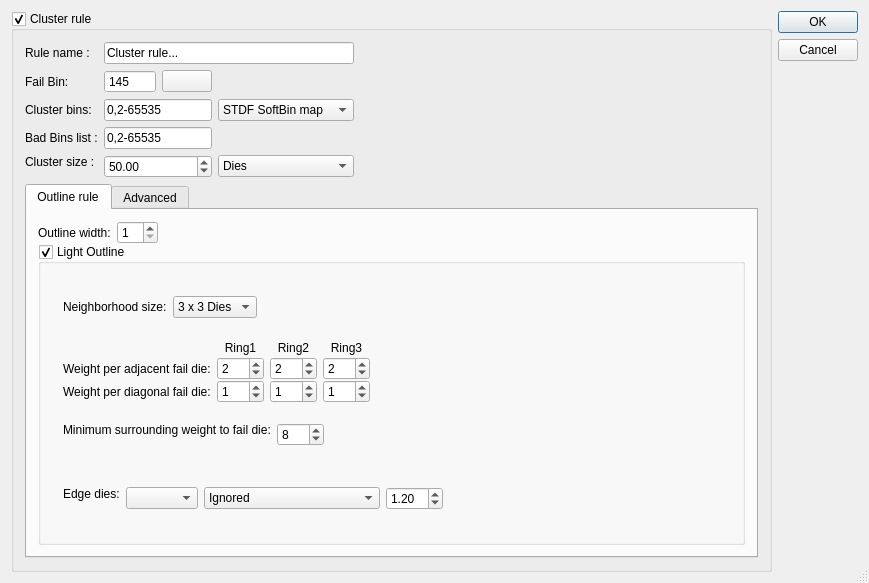
<?xml version="1.0" encoding="UTF-8"?>
<ui version="4.0">
 <class>ClusterDefinitionDialogBase</class>
 <widget class="QDialog" name="ClusterDefinitionDialogBase">
  <property name="geometry">
   <rect>
    <x>0</x>
    <y>0</y>
    <width>869</width>
    <height>583</height>
   </rect>
  </property>
  <property name="windowTitle">
   <string>Cluster definition</string>
  </property>
  <property name="windowIcon">
   <iconset resource="gex.qrc">
    <normaloff>:/gex/icons/gex_application_48x48.png</normaloff>:/gex/icons/gex_application_48x48.png</iconset>
  </property>
  <property name="autoFillBackground">
   <bool>true</bool>
  </property>
  <property name="sizeGripEnabled">
   <bool>true</bool>
  </property>
  <layout class="QGridLayout" name="gridLayout_4">
   <item row="2" column="1">
    <spacer name="verticalSpacer">
     <property name="orientation">
      <enum>Qt::Vertical</enum>
     </property>
     <property name="sizeHint" stdset="0">
      <size>
       <width>20</width>
       <height>479</height>
      </size>
     </property>
    </spacer>
   </item>
   <item row="0" column="1">
    <widget class="QPushButton" name="pushButtonOk">
     <property name="maximumSize">
      <size>
       <width>16777215</width>
       <height>16777215</height>
      </size>
     </property>
     <property name="text">
      <string>OK</string>
     </property>
     <property name="default">
      <bool>true</bool>
     </property>
    </widget>
   </item>
   <item row="1" column="1">
    <widget class="QPushButton" name="pushButtonCancel">
     <property name="maximumSize">
      <size>
       <width>16777215</width>
       <height>16777215</height>
      </size>
     </property>
     <property name="text">
      <string>Cancel</string>
     </property>
    </widget>
   </item>
   <item row="0" column="0" rowspan="3">
    <widget class="QGroupBox" name="groupBoxCluster">
     <property name="toolTip">
      <string>Enable/Disable rule</string>
     </property>
     <property name="title">
      <string>Cluster rule</string>
     </property>
     <property name="checkable">
      <bool>true</bool>
     </property>
     <layout class="QGridLayout" name="gridLayout_3">
      <item row="0" column="0">
       <widget class="QLabel" name="textLabel2_2_2_2_2_2_2_2_4">
        <property name="maximumSize">
         <size>
          <width>32767</width>
          <height>32767</height>
         </size>
        </property>
        <property name="text">
         <string>Rule name :</string>
        </property>
        <property name="alignment">
         <set>Qt::AlignVCenter</set>
        </property>
        <property name="wordWrap">
         <bool>true</bool>
        </property>
       </widget>
      </item>
      <item row="1" column="0">
       <widget class="QLabel" name="textLabel2_2_2_2_2_2_2_2_8">
        <property name="maximumSize">
         <size>
          <width>32767</width>
          <height>32767</height>
         </size>
        </property>
        <property name="text">
         <string>Fail Bin:</string>
        </property>
        <property name="alignment">
         <set>Qt::AlignLeading|Qt::AlignLeft|Qt::AlignVCenter</set>
        </property>
        <property name="wordWrap">
         <bool>true</bool>
        </property>
       </widget>
      </item>
      <item row="1" column="1">
       <widget class="QSpinBox" name="spinBoxFailBin">
        <property name="buttonSymbols">
         <enum>QAbstractSpinBox::NoButtons</enum>
        </property>
        <property name="maximum">
         <number>65535</number>
        </property>
        <property name="value">
         <number>145</number>
        </property>
       </widget>
      </item>
      <item row="1" column="2">
       <widget class="GColorPushButton" name="pushButtonFailBinColor">
        <property name="maximumSize">
         <size>
          <width>50</width>
          <height>16777215</height>
         </size>
        </property>
        <property name="toolTip">
         <string>Define the Bin color assigned to good bins in contact with bad clusters</string>
        </property>
        <property name="text">
         <string/>
        </property>
        <property name="autoDefault">
         <bool>false</bool>
        </property>
       </widget>
      </item>
      <item row="2" column="0">
       <widget class="QLabel" name="textLabel2_2_2_2_2_2_2_2_3">
        <property name="maximumSize">
         <size>
          <width>32767</width>
          <height>32767</height>
         </size>
        </property>
        <property name="text">
         <string>Cluster bins:</string>
        </property>
        <property name="alignment">
         <set>Qt::AlignVCenter</set>
        </property>
        <property name="wordWrap">
         <bool>true</bool>
        </property>
       </widget>
      </item>
      <item row="2" column="1" colspan="2">
       <widget class="QLineEdit" name="lineEditBadBinIdentifyList">
        <property name="toolTip">
         <string>Define list of bad bins defining a bad cluster</string>
        </property>
        <property name="text">
         <string>0,2-65535</string>
        </property>
       </widget>
      </item>
      <item row="2" column="3">
       <widget class="QComboBox" name="comboBox_ClusterBinSource">
        <property name="toolTip">
         <string>Map source (Working over Softbin or Hardbin,...)</string>
        </property>
        <item>
         <property name="text">
          <string>STDF SoftBin map</string>
         </property>
        </item>
        <item>
         <property name="text">
          <string>STDF HardBin map</string>
         </property>
        </item>
        <item>
         <property name="text">
          <string>External map</string>
         </property>
        </item>
       </widget>
      </item>
      <item row="2" column="4">
       <spacer name="horizontalSpacer_4">
        <property name="orientation">
         <enum>Qt::Horizontal</enum>
        </property>
        <property name="sizeHint" stdset="0">
         <size>
          <width>40</width>
          <height>20</height>
         </size>
        </property>
       </spacer>
      </item>
      <item row="3" column="0">
       <widget class="QLabel" name="textLabel2_2_2_2_2_2_2_2_7">
        <property name="maximumSize">
         <size>
          <width>32767</width>
          <height>32767</height>
         </size>
        </property>
        <property name="text">
         <string>Bad Bins list :</string>
        </property>
        <property name="alignment">
         <set>Qt::AlignVCenter</set>
        </property>
        <property name="wordWrap">
         <bool>true</bool>
        </property>
       </widget>
      </item>
      <item row="3" column="1" colspan="2">
       <widget class="QLineEdit" name="lineEditBadBinInkingList">
        <property name="toolTip">
         <string>Define list of bad bins (cluster &amp; neighborhood)</string>
        </property>
        <property name="text">
         <string>0,2-65535</string>
        </property>
       </widget>
      </item>
      <item row="4" column="0">
       <widget class="QLabel" name="TextLabelNewUser">
        <property name="text">
         <string>Cluster size :</string>
        </property>
        <property name="alignment">
         <set>Qt::AlignTop</set>
        </property>
        <property name="wordWrap">
         <bool>true</bool>
        </property>
       </widget>
      </item>
      <item row="4" column="1" colspan="2">
       <widget class="QDoubleSpinBox" name="doubleSpinBoxClusterSize">
        <property name="maximum">
         <double>10000.000000000000000</double>
        </property>
        <property name="value">
         <double>50.000000000000000</double>
        </property>
       </widget>
      </item>
      <item row="4" column="3">
       <widget class="QComboBox" name="comboBoxClusterSizeType">
        <item>
         <property name="text">
          <string>Dies</string>
         </property>
        </item>
        <item>
         <property name="text">
          <string>% of gross die</string>
         </property>
        </item>
       </widget>
      </item>
      <item row="4" column="4">
       <spacer name="horizontalSpacer_5">
        <property name="orientation">
         <enum>Qt::Horizontal</enum>
        </property>
        <property name="sizeHint" stdset="0">
         <size>
          <width>40</width>
          <height>20</height>
         </size>
        </property>
       </spacer>
      </item>
      <item row="5" column="0" colspan="5">
       <widget class="QTabWidget" name="tabWidget">
        <property name="currentIndex">
         <number>0</number>
        </property>
        <widget class="QWidget" name="tab_2">
         <attribute name="title">
          <string>Outline rule</string>
         </attribute>
         <layout class="QGridLayout" name="gridLayout_5">
          <property name="verticalSpacing">
           <number>0</number>
          </property>
          <item row="0" column="0">
           <widget class="QLabel" name="textLabel2_2_2_2_2_2_2_2_5">
            <property name="maximumSize">
             <size>
              <width>32767</width>
              <height>32767</height>
             </size>
            </property>
            <property name="text">
             <string>Outline width:</string>
            </property>
            <property name="alignment">
             <set>Qt::AlignVCenter</set>
            </property>
            <property name="wordWrap">
             <bool>true</bool>
            </property>
           </widget>
          </item>
          <item row="0" column="1">
           <widget class="QSpinBox" name="spinBoxClusteringOutlineWidth">
            <property name="toolTip">
             <string>Outline width (rings of good dies to reject) around the identified clusters</string>
            </property>
            <property name="minimum">
             <number>1</number>
            </property>
            <property name="value">
             <number>1</number>
            </property>
           </widget>
          </item>
          <item row="0" column="2">
           <spacer name="horizontalSpacer_2">
            <property name="orientation">
             <enum>Qt::Horizontal</enum>
            </property>
            <property name="sizeHint" stdset="0">
             <size>
              <width>40</width>
              <height>20</height>
             </size>
            </property>
           </spacer>
          </item>
          <item row="1" column="0" colspan="3">
           <widget class="QGroupBox" name="groupBoxLightOutline">
            <property name="toolTip">
             <string>Enabled/Disable light-outline...</string>
            </property>
            <property name="title">
             <string>Light Outline</string>
            </property>
            <property name="checkable">
             <bool>true</bool>
            </property>
            <layout class="QGridLayout" name="gridLayout" columnstretch="100,0,0,0,0">
             <property name="verticalSpacing">
              <number>0</number>
             </property>
             <item row="1" column="4">
              <widget class="QLabel" name="label">
               <property name="toolTip">
                <string>Overview of the rings analyzed on wafer</string>
               </property>
               <property name="text">
                <string/>
               </property>
               <property name="pixmap">
                <pixmap resource="gex.qrc">:/gex/icons/pat_cluster_R1R2R3.png</pixmap>
               </property>
              </widget>
             </item>
             <item row="1" column="0" colspan="4">
              <widget class="QFrame" name="frame">
               <property name="frameShape">
                <enum>QFrame::NoFrame</enum>
               </property>
               <property name="frameShadow">
                <enum>QFrame::Raised</enum>
               </property>
               <layout class="QGridLayout" name="gridLayout_6">
                <property name="topMargin">
                 <number>0</number>
                </property>
                <property name="bottomMargin">
                 <number>0</number>
                </property>
                <property name="verticalSpacing">
                 <number>0</number>
                </property>
                <item row="3" column="1" colspan="2">
                 <widget class="QSpinBox" name="spinBoxBadClusterWeightDiagonal_R1">
                  <property name="toolTip">
                   <string>Weight assigned to failing diagonal dies (non-adjacent) on Ring1</string>
                  </property>
                  <property name="minimum">
                   <number>0</number>
                  </property>
                  <property name="maximum">
                   <number>100</number>
                  </property>
                  <property name="value">
                   <number>1</number>
                  </property>
                 </widget>
                </item>
                <item row="2" column="5">
                 <widget class="QSpinBox" name="spinBoxBadClusterWeightAdjacent_R3">
                  <property name="toolTip">
                   <string>Weight assigned to failing adjacent dies on Ring3</string>
                  </property>
                  <property name="minimum">
                   <number>0</number>
                  </property>
                  <property name="maximum">
                   <number>100</number>
                  </property>
                  <property name="value">
                   <number>2</number>
                  </property>
                 </widget>
                </item>
                <item row="2" column="3" colspan="2">
                 <widget class="QSpinBox" name="spinBoxBadClusterWeightAdjacent_R2">
                  <property name="toolTip">
                   <string>Weight assigned to failing adjacent dies on Ring2</string>
                  </property>
                  <property name="minimum">
                   <number>0</number>
                  </property>
                  <property name="maximum">
                   <number>100</number>
                  </property>
                  <property name="value">
                   <number>2</number>
                  </property>
                 </widget>
                </item>
                <item row="3" column="3" colspan="2">
                 <widget class="QSpinBox" name="spinBoxBadClusterWeightDiagonal_R2">
                  <property name="toolTip">
                   <string>Weight assigned to failing diagonal dies (non-adjacent) on Ring2</string>
                  </property>
                  <property name="minimum">
                   <number>0</number>
                  </property>
                  <property name="maximum">
                   <number>100</number>
                  </property>
                  <property name="value">
                   <number>1</number>
                  </property>
                 </widget>
                </item>
                <item row="3" column="0">
                 <widget class="QLabel" name="textLabel2_2_2_2_6">
                  <property name="maximumSize">
                   <size>
                    <width>32767</width>
                    <height>32767</height>
                   </size>
                  </property>
                  <property name="text">
                   <string>Weight per diagonal fail die:</string>
                  </property>
                  <property name="alignment">
                   <set>Qt::AlignVCenter</set>
                  </property>
                  <property name="wordWrap">
                   <bool>true</bool>
                  </property>
                 </widget>
                </item>
                <item row="2" column="1" colspan="2">
                 <widget class="QSpinBox" name="spinBoxBadClusterWeightAdjacent_R1">
                  <property name="toolTip">
                   <string>Weight assigned to failing adjacent dies on Ring1</string>
                  </property>
                  <property name="minimum">
                   <number>0</number>
                  </property>
                  <property name="maximum">
                   <number>100</number>
                  </property>
                  <property name="value">
                   <number>2</number>
                  </property>
                 </widget>
                </item>
                <item row="2" column="0">
                 <widget class="QLabel" name="textLabel2_2_2_2_5">
                  <property name="maximumSize">
                   <size>
                    <width>32767</width>
                    <height>32767</height>
                   </size>
                  </property>
                  <property name="text">
                   <string>Weight per adjacent fail die:</string>
                  </property>
                  <property name="alignment">
                   <set>Qt::AlignVCenter</set>
                  </property>
                  <property name="wordWrap">
                   <bool>false</bool>
                  </property>
                 </widget>
                </item>
                <item row="3" column="5">
                 <widget class="QSpinBox" name="spinBoxBadClusterWeightDiagonal_R3">
                  <property name="toolTip">
                   <string>Weight assigned to failing diagonal dies (non-adjacent) on Ring3</string>
                  </property>
                  <property name="minimum">
                   <number>0</number>
                  </property>
                  <property name="maximum">
                   <number>100</number>
                  </property>
                  <property name="value">
                   <number>1</number>
                  </property>
                 </widget>
                </item>
                <item row="0" column="3" colspan="2">
                 <widget class="QLabel" name="textLabel_Ring2">
                  <property name="maximumSize">
                   <size>
                    <width>32767</width>
                    <height>32767</height>
                   </size>
                  </property>
                  <property name="text">
                   <string>Ring2</string>
                  </property>
                  <property name="alignment">
                   <set>Qt::AlignCenter</set>
                  </property>
                  <property name="wordWrap">
                   <bool>true</bool>
                  </property>
                 </widget>
                </item>
                <item row="0" column="5">
                 <widget class="QLabel" name="textLabel_Ring3">
                  <property name="maximumSize">
                   <size>
                    <width>32767</width>
                    <height>32767</height>
                   </size>
                  </property>
                  <property name="text">
                   <string>Ring3</string>
                  </property>
                  <property name="alignment">
                   <set>Qt::AlignCenter</set>
                  </property>
                  <property name="wordWrap">
                   <bool>true</bool>
                  </property>
                 </widget>
                </item>
                <item row="0" column="1" colspan="2">
                 <widget class="QLabel" name="textLabel_Ring1">
                  <property name="maximumSize">
                   <size>
                    <width>32767</width>
                    <height>21</height>
                   </size>
                  </property>
                  <property name="text">
                   <string>Ring1</string>
                  </property>
                  <property name="alignment">
                   <set>Qt::AlignCenter</set>
                  </property>
                  <property name="wordWrap">
                   <bool>true</bool>
                  </property>
                 </widget>
                </item>
                <item row="2" column="6">
                 <spacer name="horizontalSpacer_3">
                  <property name="orientation">
                   <enum>Qt::Horizontal</enum>
                  </property>
                  <property name="sizeHint" stdset="0">
                   <size>
                    <width>40</width>
                    <height>20</height>
                   </size>
                  </property>
                 </spacer>
                </item>
               </layout>
              </widget>
             </item>
             <item row="5" column="0" colspan="4">
              <widget class="QFrame" name="frame_3">
               <property name="frameShape">
                <enum>QFrame::NoFrame</enum>
               </property>
               <property name="frameShadow">
                <enum>QFrame::Raised</enum>
               </property>
               <layout class="QGridLayout" name="gridLayout_8">
                <property name="topMargin">
                 <number>0</number>
                </property>
                <property name="bottomMargin">
                 <number>0</number>
                </property>
                <item row="0" column="2">
                 <widget class="QComboBox" name="comboBoxWeightingEdgeDies">
                  <property name="toolTip">
                   <string>How to handle border dies...</string>
                  </property>
                  <item>
                   <property name="text">
                    <string>Ignored</string>
                   </property>
                  </item>
                  <item>
                   <property name="text">
                    <string>Considered Good</string>
                   </property>
                  </item>
                  <item>
                   <property name="text">
                    <string>Considered Bad</string>
                   </property>
                  </item>
                  <item>
                   <property name="text">
                    <string>Scale computed weight by:</string>
                   </property>
                  </item>
                 </widget>
                </item>
                <item row="0" column="3">
                 <widget class="QDoubleSpinBox" name="doubleSpinBoxWeightingScale">
                  <property name="minimum">
                   <double>0.010000000000000</double>
                  </property>
                  <property name="maximum">
                   <double>50.000000000000000</double>
                  </property>
                  <property name="singleStep">
                   <double>0.100000000000000</double>
                  </property>
                  <property name="value">
                   <double>1.200000000000000</double>
                  </property>
                 </widget>
                </item>
                <item row="0" column="0">
                 <widget class="QLabel" name="textLabel2_2_2_2_8">
                  <property name="maximumSize">
                   <size>
                    <width>32767</width>
                    <height>32767</height>
                   </size>
                  </property>
                  <property name="text">
                   <string>Edge dies:</string>
                  </property>
                  <property name="alignment">
                   <set>Qt::AlignLeading|Qt::AlignLeft|Qt::AlignTop</set>
                  </property>
                  <property name="wordWrap">
                   <bool>false</bool>
                  </property>
                 </widget>
                </item>
                <item row="0" column="1">
                 <widget class="QComboBox" name="comboBoxEdgeDieType"/>
                </item>
                <item row="0" column="4">
                 <spacer name="horizontalSpacer_8">
                  <property name="orientation">
                   <enum>Qt::Horizontal</enum>
                  </property>
                  <property name="sizeHint" stdset="0">
                   <size>
                    <width>40</width>
                    <height>20</height>
                   </size>
                  </property>
                 </spacer>
                </item>
               </layout>
              </widget>
             </item>
             <item row="0" column="0" colspan="4">
              <widget class="QFrame" name="frame_2">
               <property name="frameShape">
                <enum>QFrame::NoFrame</enum>
               </property>
               <property name="frameShadow">
                <enum>QFrame::Raised</enum>
               </property>
               <layout class="QGridLayout" name="gridLayout_7">
                <property name="topMargin">
                 <number>0</number>
                </property>
                <property name="bottomMargin">
                 <number>0</number>
                </property>
                <item row="0" column="1">
                 <widget class="QComboBox" name="comboBoxOutlineMatrixSize">
                  <property name="toolTip">
                   <string>Window size to consider for light-outlining</string>
                  </property>
                  <item>
                   <property name="text">
                    <string>3 x 3 Dies</string>
                   </property>
                  </item>
                  <item>
                   <property name="text">
                    <string>5 x 5 Dies</string>
                   </property>
                  </item>
                  <item>
                   <property name="text">
                    <string>7 x 7 Dies</string>
                   </property>
                  </item>
                 </widget>
                </item>
                <item row="0" column="0">
                 <widget class="QLabel" name="textLabel2_2_2_2_2_2">
                  <property name="maximumSize">
                   <size>
                    <width>32767</width>
                    <height>32767</height>
                   </size>
                  </property>
                  <property name="text">
                   <string>Neighborhood size:</string>
                  </property>
                  <property name="alignment">
                   <set>Qt::AlignVCenter</set>
                  </property>
                  <property name="wordWrap">
                   <bool>false</bool>
                  </property>
                 </widget>
                </item>
                <item row="0" column="2">
                 <spacer name="horizontalSpacer_7">
                  <property name="orientation">
                   <enum>Qt::Horizontal</enum>
                  </property>
                  <property name="sizeHint" stdset="0">
                   <size>
                    <width>40</width>
                    <height>20</height>
                   </size>
                  </property>
                 </spacer>
                </item>
               </layout>
              </widget>
             </item>
             <item row="2" column="0" colspan="4">
              <widget class="QFrame" name="frame_4">
               <property name="frameShape">
                <enum>QFrame::NoFrame</enum>
               </property>
               <property name="frameShadow">
                <enum>QFrame::Raised</enum>
               </property>
               <layout class="QGridLayout" name="gridLayout_9">
                <property name="topMargin">
                 <number>0</number>
                </property>
                <property name="bottomMargin">
                 <number>0</number>
                </property>
                <item row="0" column="0">
                 <widget class="QLabel" name="textLabel2_2_2_2_7">
                  <property name="maximumSize">
                   <size>
                    <width>32767</width>
                    <height>32767</height>
                   </size>
                  </property>
                  <property name="text">
                   <string>Minimum surrounding weight to fail die:</string>
                  </property>
                  <property name="alignment">
                   <set>Qt::AlignLeading|Qt::AlignLeft|Qt::AlignTop</set>
                  </property>
                  <property name="wordWrap">
                   <bool>false</bool>
                  </property>
                 </widget>
                </item>
                <item row="0" column="1">
                 <widget class="QSpinBox" name="spinBoxBadClusterMinimumWeighting">
                  <property name="toolTip">
                   <string>Minimum total (of surrounding dies) weight to fail a good die</string>
                  </property>
                  <property name="minimum">
                   <number>1</number>
                  </property>
                  <property name="maximum">
                   <number>100</number>
                  </property>
                  <property name="value">
                   <number>8</number>
                  </property>
                 </widget>
                </item>
                <item row="0" column="2">
                 <spacer name="horizontalSpacer_6">
                  <property name="orientation">
                   <enum>Qt::Horizontal</enum>
                  </property>
                  <property name="sizeHint" stdset="0">
                   <size>
                    <width>40</width>
                    <height>20</height>
                   </size>
                  </property>
                 </spacer>
                </item>
               </layout>
              </widget>
             </item>
            </layout>
           </widget>
          </item>
         </layout>
        </widget>
        <widget class="QWidget" name="tab">
         <attribute name="title">
          <string>Advanced</string>
         </attribute>
         <layout class="QGridLayout" name="gridLayout_2">
          <item row="0" column="0" colspan="2">
           <widget class="QCheckBox" name="checkBoxIgnoreScratchLines">
            <property name="toolTip">
             <string>Ignore horizontal one-die scratch lines (can be probing issue)</string>
            </property>
            <property name="text">
             <string>Ignore one-die scratch lines</string>
            </property>
            <property name="checked">
             <bool>true</bool>
            </property>
           </widget>
          </item>
          <item row="1" column="0" colspan="2">
           <widget class="QCheckBox" name="checkBoxIgnoreScratchRows">
            <property name="toolTip">
             <string>Ignore vertical one-die scratch rows (can be probing issue)</string>
            </property>
            <property name="text">
             <string>Ignore one-die scratch rows</string>
            </property>
            <property name="checked">
             <bool>true</bool>
            </property>
           </widget>
          </item>
          <item row="2" column="0" colspan="2">
           <widget class="QCheckBox" name="checkBoxIgnoreDiagonalBadDies">
            <property name="toolTip">
             <string>Ignore diagonal bad dies when  identifying cluster (saves yield loss)</string>
            </property>
            <property name="text">
             <string>Ignore diagonal bad dies</string>
            </property>
            <property name="checked">
             <bool>true</bool>
            </property>
           </widget>
          </item>
          <item row="3" column="0">
           <widget class="QLabel" name="textLabel2_2_2_2_2_2_2_2_6">
            <property name="maximumSize">
             <size>
              <width>32767</width>
              <height>32767</height>
             </size>
            </property>
            <property name="text">
             <string>Mask:</string>
            </property>
            <property name="alignment">
             <set>Qt::AlignVCenter</set>
            </property>
            <property name="wordWrap">
             <bool>true</bool>
            </property>
           </widget>
          </item>
          <item row="3" column="1">
           <widget class="QComboBox" name="comboBox_ClusterMask">
            <property name="toolTip">
             <string>Mask (only apply cluster rule to dies matching mask criteria</string>
            </property>
           </widget>
          </item>
          <item row="3" column="2">
           <spacer name="horizontalSpacer">
            <property name="orientation">
             <enum>Qt::Horizontal</enum>
            </property>
            <property name="sizeHint" stdset="0">
             <size>
              <width>40</width>
              <height>20</height>
             </size>
            </property>
           </spacer>
          </item>
          <item row="4" column="0">
           <spacer name="verticalSpacer_2">
            <property name="orientation">
             <enum>Qt::Vertical</enum>
            </property>
            <property name="sizeHint" stdset="0">
             <size>
              <width>20</width>
              <height>40</height>
             </size>
            </property>
           </spacer>
          </item>
         </layout>
        </widget>
       </widget>
      </item>
      <item row="0" column="1" colspan="3">
       <widget class="QLineEdit" name="lineEditRuleName">
        <property name="toolTip">
         <string>Rule name...</string>
        </property>
        <property name="inputMask">
         <string/>
        </property>
        <property name="text">
         <string>Cluster rule...</string>
        </property>
       </widget>
      </item>
     </layout>
    </widget>
   </item>
  </layout>
 </widget>
 <layoutdefault spacing="6" margin="11"/>
 <customwidgets>
  <customwidget>
   <class>GColorPushButton</class>
   <extends>QPushButton</extends>
   <header>gcolorpushbutton.h</header>
  </customwidget>
 </customwidgets>
 <tabstops>
  <tabstop>lineEditRuleName</tabstop>
  <tabstop>lineEditBadBinIdentifyList</tabstop>
  <tabstop>comboBox_ClusterBinSource</tabstop>
  <tabstop>doubleSpinBoxClusterSize</tabstop>
  <tabstop>tabWidget</tabstop>
  <tabstop>spinBoxClusteringOutlineWidth</tabstop>
  <tabstop>groupBoxLightOutline</tabstop>
  <tabstop>checkBoxIgnoreScratchLines</tabstop>
  <tabstop>checkBoxIgnoreScratchRows</tabstop>
  <tabstop>checkBoxIgnoreDiagonalBadDies</tabstop>
  <tabstop>pushButtonOk</tabstop>
  <tabstop>pushButtonCancel</tabstop>
 </tabstops>
 <resources>
  <include location="gex.qrc"/>
 </resources>
 <connections/>
</ui>
